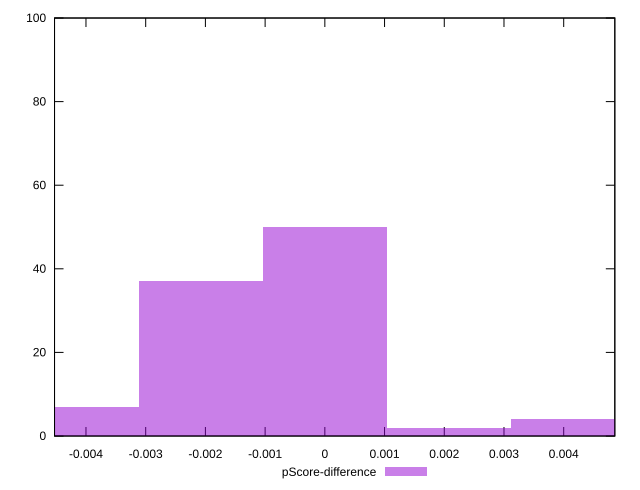

Here is the gnuplot script that generated this plot:
reset

$pScoreDifference <<EOF
-0.0041521084450875075 7
0 50
-0.0020760542225437537 37
0.0020760542225437537 2
0.0041521084450875075 4
EOF

set key outside below
set boxwidth 0.0020760542225437537
set xrange [-0.004526535494477901:0.004856095439541019]
set yrange [0:100]
set trange [0:100]
set style fill transparent solid 0.5 noborder
set terminal svg size 640, 490 enhanced background rgb 'white'
set output "report_00009_2021-02-08T22-37-41.559Z/max-potential-fid/samples/pages+cached+noadtech+nomedia+nocss/pScore-difference/histogram.svg"

plot $pScoreDifference title "pScore-difference" with boxes

reset
